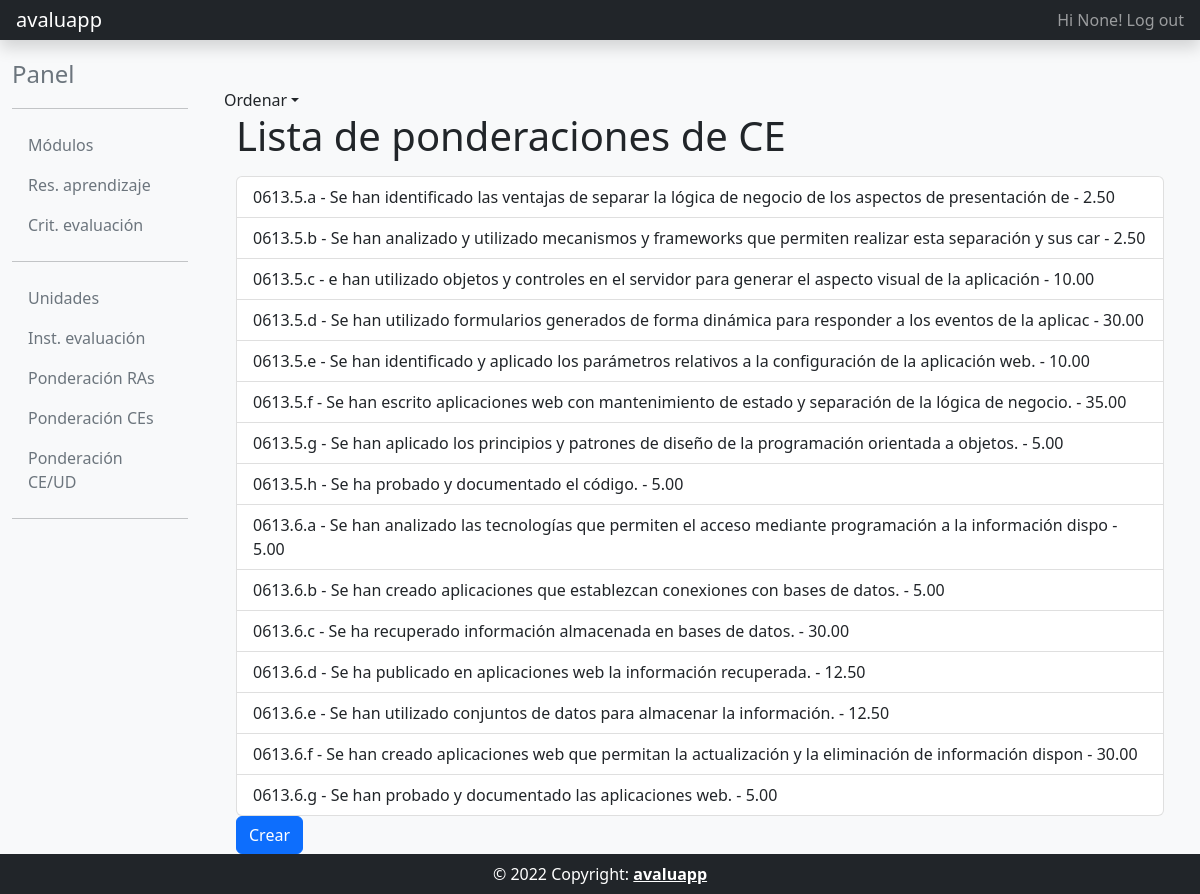
The page /pond_ce_list/ (signed in) on the database its author committed.
### usuarios/models.py (models this page shows, shortened)
class MyUser(AbstractBaseUser, PermissionsMixin):
    username = models.CharField(max_length=33, null=True)
    email = models.EmailField(_('email address'), unique=True)
    activo = models.BooleanField(default=False)
    create_date = models.DateTimeField(auto_now_add=True)
    update_date = models.DateTimeField(auto_now=True)
    is_staff = models.BooleanField(default=False)
    is_active = models.BooleanField(default=True)
    USERNAME_FIELD = 'email'
    REQUIRED_FIELDS = []
    objects = MyUserManager()
    class Meta:
        verbose_name = 'Usuario'
        verbose_name_plural = 'Usuarios'

### programacion_didactica/models.py (models this page shows)
class PondCriterio(models.Model):
    criterio_evaluacion = models.ForeignKey('core.CritEvaluacion', on_delete=models.PROTECT, verbose_name="Criterios Evaluacion")
    porcentaje = models.DecimalField(decimal_places=2, max_digits=5, verbose_name="Porcentaje")
    def __str__(self):
        return str(self.criterio_evaluacion) + ' - ' + str(self.porcentaje)
    class Meta:
        verbose_name = 'Ponderación Criterios'
        verbose_name_plural = 'Ponderaciones de Criterios'
        ordering = ['criterio_evaluacion__codigo']

### core/models.py (models this page shows, shortened)
class CritEvaluacion(models.Model):
    resultado_aprendizaje = models.ForeignKey(ResAprendizaje, on_delete=models.PROTECT, verbose_name="Resultado de aprendizaje")
    codigo = models.CharField(max_length = 4, verbose_name="Código")
    descripcion = models.TextField(verbose_name="Descripción")
    minimo = models.BooleanField(verbose_name="Mínimo")
    def __str__(self):
        return self.resultado_aprendizaje.codigo + '.' + self.codigo + ' - ' + self.descripcion[:100]
    class Meta:
        unique_together = ["resultado_aprendizaje", "codigo"]
        verbose_name = 'Criterio Evaluación'
        verbose_name_plural = 'Criterios Evaluación'
        ordering = ['resultado_aprendizaje__codigo', 'codigo']

class ResAprendizaje(models.Model):
    modulo = models.ForeignKey(Modulo, on_delete=models.PROTECT, verbose_name="Módulo")
    codigo = models.CharField(max_length = 10, verbose_name="Código")
    descripcion = models.TextField(verbose_name="Descripción")
    class Meta:
        unique_together = ["modulo", "codigo"]
        verbose_name = 'Resultado Aprendizaje'
        verbose_name_plural = 'Resultados Aprendizaje'
        ordering = ['codigo']

### programacion_didactica/views.py (the view)
# urls.py: path('pond_ce_list/', programacion_didactica_views.PondCritListView.as_view(), name='pond_ce_list'),
class PondCritListView(DecoratorsMixin, OrderingMixin, ListView):
    model = PondCriterio
    template_name = 'programacion_didactica/pond_ce_list.html'

### common/mixins.py (called while the page is built)
    def get_queryset(self):
        model = self.model
        ordenar = self.request.GET.get('ordenar', None)
        if ordenar == 'asc':
            return model.objects.all().order_by('id')
        elif ordenar == 'desc':
            return model.objects.all().order_by('-id')
        else:
            return model.objects.all().order_by('id')

    @method_decorator(login_required)
    def dispatch(self, request, *args, **kwargs):
        return super().dispatch(request, *args, **kwargs)

### templates/programacion_didactica/pond_ce_list.html (shortened to what this page needs)
{% extends "common/base_intranet.html" %}
{% block main_content %}
<a class="nav-link dropdown-toggle" id="dropdownMenu1" data-bs-toggle="dropdown" ariahaspopup="true">Ordenar</a>
<div class="container">
    <h1>Lista de ponderaciones de CE</h1>
    <ul class="list-group mt-3">
    {% for pond_ce in object_list %}
        <a href="{% url 'pond_ce_detail' pond_ce.id %}" class="list-group-item list-group-item-action">{{ pond_ce }}</a>
    {% empty %}
        <p>No existen ponderaciones de CE.</p>
    {% endfor %}
    </ul>
    <a class="btn btn-primary" href="/pond_ce_create"> Crear </a>
</div>
{% endblock main_content %}

### templates/common/header_website.html (shortened to what this page needs)
<header class="navbar navbar-dark sticky-top bg-dark flex-md-nowrap p-0 shadow">
  <a class="navbar-brand col-md-3 col-lg-2 px-3 ml-5" href="/">avaluapp</a>
  <div class="navbar-nav">
    <div class="nav-item text-nowrap d-flex">
      {% if user.is_authenticated %}
        <a class="nav-link px-3" href="{% url 'account_logout' %}"">Hi {{ request.user.username }}! Log out</a>
      {% else %}
        <a class="nav-link px-3" href="{% url 'account_login' %}"">Log in</a>
      {% endif %}
    </div>
  </div>
</header>

### rows shown on the page
MyUser: user.username "None"
PondCriterio: criterio_evaluacion+porcentaje "0613.5.a - Se han identificado las ventajas de separar la lógica de negocio de los aspectos de presentación de - 2.50"
PondCriterio: criterio_evaluacion+porcentaje "0613.5.b - Se han analizado y utilizado mecanismos y frameworks que permiten realizar esta separación y sus car - 2.50"
PondCriterio: criterio_evaluacion+porcentaje "0613.5.c - e han utilizado objetos y controles en el servidor para generar el aspecto visual de la aplicación - 10.00"
PondCriterio: criterio_evaluacion+porcentaje "0613.5.d - Se han utilizado formularios generados de forma dinámica para responder a los eventos de la aplicac - 30.00"
PondCriterio: criterio_evaluacion+porcentaje "0613.5.e - Se han identificado y aplicado los parámetros relativos a la configuración de la aplicación web. - 10.00"
PondCriterio: criterio_evaluacion+porcentaje "0613.5.f - Se han escrito aplicaciones web con mantenimiento de estado y separación de la lógica de negocio. - 35.00"
PondCriterio: criterio_evaluacion+porcentaje "0613.5.g - Se han aplicado los principios y patrones de diseño de la programación orientada a objetos. - 5.00"
PondCriterio: criterio_evaluacion+porcentaje "0613.5.h - Se ha probado y documentado el código. - 5.00"
PondCriterio: criterio_evaluacion+porcentaje "0613.6.a - Se han analizado las tecnologías que permiten el acceso mediante programación a la información dispo - 5.00"
PondCriterio: criterio_evaluacion+porcentaje "0613.6.b - Se han creado aplicaciones que establezcan conexiones con bases de datos. - 5.00"
PondCriterio: criterio_evaluacion+porcentaje "0613.6.c - Se ha recuperado información almacenada en bases de datos. - 30.00"
PondCriterio: criterio_evaluacion+porcentaje "0613.6.d - Se ha publicado en aplicaciones web la información recuperada. - 12.50"
PondCriterio: criterio_evaluacion+porcentaje "0613.6.e - Se han utilizado conjuntos de datos para almacenar la información. - 12.50"
PondCriterio: criterio_evaluacion+porcentaje "0613.6.f - Se han creado aplicaciones web que permitan la actualización y la eliminación de información dispon - 30.00"
PondCriterio: criterio_evaluacion+porcentaje "0613.6.g - Se han probado y documentado las aplicaciones web. - 5.00"
